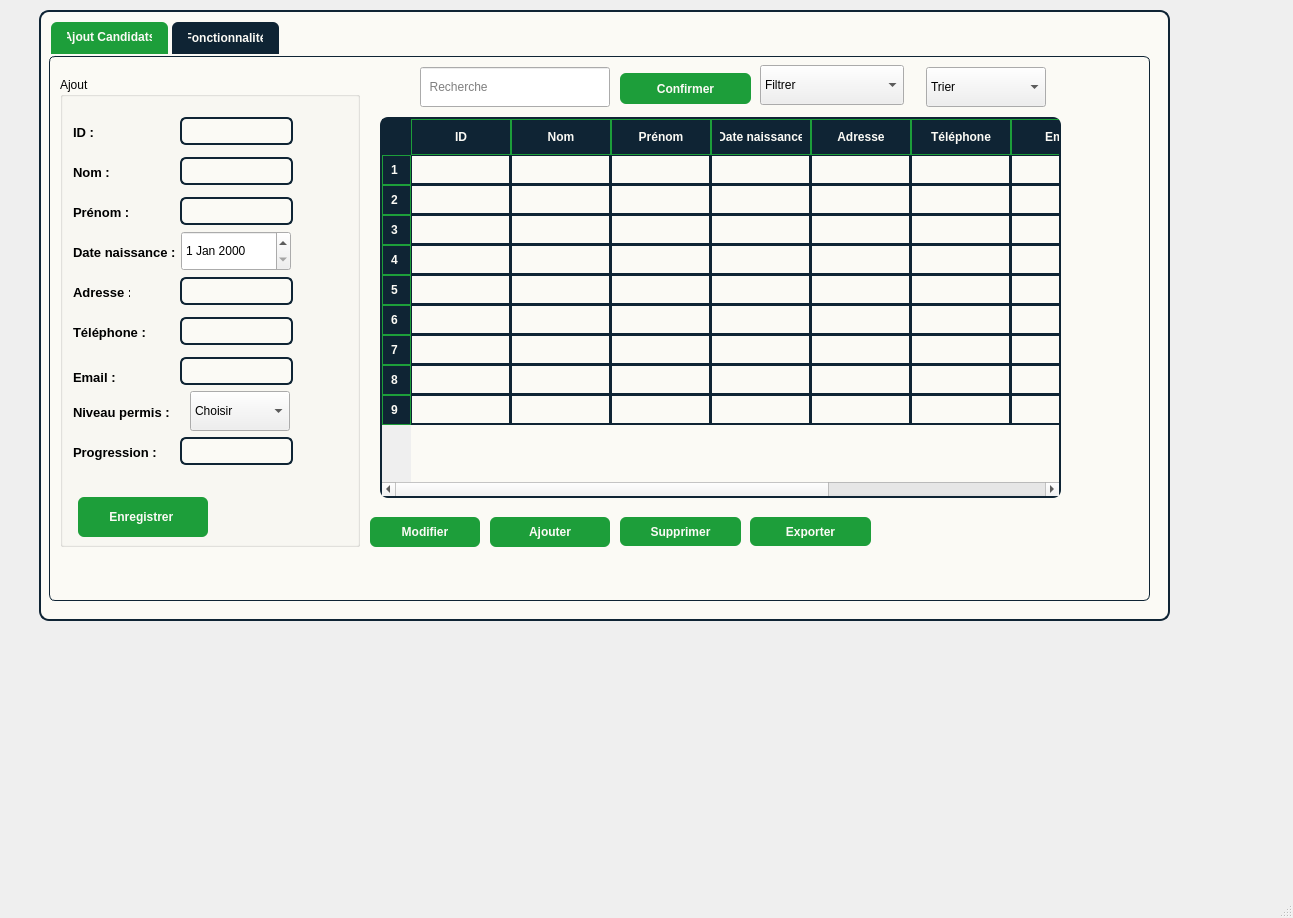
<?xml version="1.0" encoding="UTF-8"?>
<ui version="4.0">
 <class>MainWindowC</class>
 <widget class="QMainWindow" name="MainWindowC">
  <property name="geometry">
   <rect>
    <x>0</x>
    <y>0</y>
    <width>1293</width>
    <height>918</height>
   </rect>
  </property>
  <property name="windowTitle">
   <string>MainWindow</string>
  </property>
  <property name="styleSheet">
   <string notr="true"/>
  </property>
  <widget class="QWidget" name="centralwidget">
   <widget class="QGroupBox" name="frame_gest">
    <property name="geometry">
     <rect>
      <x>39</x>
      <y>10</y>
      <width>1131</width>
      <height>611</height>
     </rect>
    </property>
    <property name="styleSheet">
     <string notr="true">#frame_gest {
    border: 2px solid #0F2434;
    border-radius: 10px;
    padding: 12px;
    background-color: #FBFAF5;
    box-shadow: 2px 2px 6px rgba(0,0,0,0.25);
}
</string>
    </property>
    <property name="title">
     <string/>
    </property>
    <widget class="QTabWidget" name="tab_widget_c">
     <property name="geometry">
      <rect>
       <x>10</x>
       <y>10</y>
       <width>1101</width>
       <height>581</height>
      </rect>
     </property>
     <property name="styleSheet">
      <string notr="true">QTabWidget#tab_widget_c {
    background-color: #FBFAF5;
    border: 3px solid #0F2434;
    border-top: 5px solid #1E90FF;
    border-radius: 8px;
}

QTabWidget#tab_widget_c::pane {
    border: 1px solid #0F2434;
    background-color: #FBFAF5;
    border-radius: 6px;
}

QTabWidget#tab_widget_c QTabBar::tab {
    background-color: #0F2434;
    color: #FBFAF5;
    padding: 8px 16px;
    margin: 2px;
    border-top-left-radius: 6px;
    border-top-right-radius: 6px;
    font-weight: bold;
}

QTabWidget#tab_widget_c QTabBar::tab:selected {
    background-color: #1D9E3A;
    color: #FBFAF5;
    border-bottom: 2px solid #1D9E3A;
}

QTabWidget#tab_widget_c QTabBar::tab:hover {
    background-color: #1D9E3A;
    color: #FBFAF5;
}</string>
     </property>
     <property name="currentIndex">
      <number>0</number>
     </property>
     <widget class="QWidget" name="tab">
      <attribute name="title">
       <string>Ajout Candidats</string>
      </attribute>
      <widget class="QGroupBox" name="groupBox_2">
       <property name="geometry">
        <rect>
         <x>10</x>
         <y>20</y>
         <width>300</width>
         <height>470</height>
        </rect>
       </property>
       <property name="styleSheet">
        <string notr="true"/>
       </property>
       <property name="title">
        <string>Ajout</string>
       </property>
       <widget class="QLabel" name="label">
        <property name="geometry">
         <rect>
          <x>10</x>
          <y>40</y>
          <width>30</width>
          <height>30</height>
         </rect>
        </property>
        <property name="styleSheet">
         <string notr="true">QLabel {
    font-weight: bold;

    padding: 6px 0px;
	color: rgb(0, 0, 0);
    font-size: 13px;
}

QLabel#titleLabel {
    font-size: 18px;
    color: #3498db;
    font-weight: bold;
    padding: 10px;
    background-color: rgba(236, 240, 241, 0.1);
    border-radius: 8px;
}</string>
        </property>
        <property name="text">
         <string>ID :</string>
        </property>
       </widget>
       <widget class="QLineEdit" name="id_c">
        <property name="geometry">
         <rect>
          <x>120</x>
          <y>40</y>
          <width>113</width>
          <height>28</height>
         </rect>
        </property>
        <property name="styleSheet">
         <string notr="true">#id_c {
    border: 2px solid #0F2434;
    border-radius: 6px;
    padding: 6px 10px;
    background-color: #FBFAF5;
    selection-background-color: #1D9E3A;
    selection-color: #FBFAF5;
}

#id_c:focus {
    border: 2px solid #1D9E3A;
}</string>
        </property>
       </widget>
       <widget class="QLabel" name="label_2">
        <property name="geometry">
         <rect>
          <x>10</x>
          <y>80</y>
          <width>40</width>
          <height>30</height>
         </rect>
        </property>
        <property name="styleSheet">
         <string notr="true">QLabel {
    font-weight: bold;

    padding: 6px 0px;
	color: rgb(0, 0, 0);
    font-size: 13px;
}

QLabel#titleLabel {
    font-size: 18px;
    color: #3498db;
    font-weight: bold;
    padding: 10px;
    background-color: rgba(236, 240, 241, 0.1);
    border-radius: 8px;
}</string>
        </property>
        <property name="text">
         <string>Nom :</string>
        </property>
       </widget>
       <widget class="QLineEdit" name="nom_c">
        <property name="geometry">
         <rect>
          <x>120</x>
          <y>80</y>
          <width>113</width>
          <height>28</height>
         </rect>
        </property>
        <property name="styleSheet">
         <string notr="true">#nom_c {
    border: 2px solid #0F2434;
    border-radius: 6px;
    padding: 6px 10px;
    background-color: #FBFAF5;
    selection-background-color: #1D9E3A;
    selection-color: #FBFAF5;
}

#nom_c:focus {
    border: 2px solid #1D9E3A;
}</string>
        </property>
       </widget>
       <widget class="QLabel" name="label_3">
        <property name="geometry">
         <rect>
          <x>10</x>
          <y>120</y>
          <width>60</width>
          <height>30</height>
         </rect>
        </property>
        <property name="styleSheet">
         <string notr="true">QLabel {
    font-weight: bold;

    padding: 6px 0px;
	color: rgb(0, 0, 0);
    font-size: 13px;
}

QLabel#titleLabel {
    font-size: 18px;
    color: #3498db;
    font-weight: bold;
    padding: 10px;
    background-color: rgba(236, 240, 241, 0.1);
    border-radius: 8px;
}</string>
        </property>
        <property name="text">
         <string>Prénom :</string>
        </property>
       </widget>
       <widget class="QLabel" name="label_4">
        <property name="geometry">
         <rect>
          <x>10</x>
          <y>160</y>
          <width>110</width>
          <height>30</height>
         </rect>
        </property>
        <property name="styleSheet">
         <string notr="true">QLabel {
    font-weight: bold;

    padding: 6px 0px;
	color: rgb(0, 0, 0);
    font-size: 13px;
}

QLabel#titleLabel {
    font-size: 18px;
    color: #3498db;
    font-weight: bold;
    padding: 10px;
    background-color: rgba(236, 240, 241, 0.1);
    border-radius: 8px;
}</string>
        </property>
        <property name="text">
         <string>Date naissance :</string>
        </property>
       </widget>
       <widget class="QLabel" name="label_5">
        <property name="geometry">
         <rect>
          <x>10</x>
          <y>200</y>
          <width>60</width>
          <height>30</height>
         </rect>
        </property>
        <property name="styleSheet">
         <string notr="true">QLabel {
    font-weight: bold;

    padding: 6px 0px;
	color: rgb(0, 0, 0);
    font-size: 13px;
}

QLabel#titleLabel {
    font-size: 18px;
    color: #3498db;
    font-weight: bold;
    padding: 10px;
    background-color: rgba(236, 240, 241, 0.1);
    border-radius: 8px;
}</string>
        </property>
        <property name="text">
         <string>Adresse :</string>
        </property>
       </widget>
       <widget class="QLabel" name="label_6">
        <property name="geometry">
         <rect>
          <x>10</x>
          <y>240</y>
          <width>100</width>
          <height>30</height>
         </rect>
        </property>
        <property name="styleSheet">
         <string notr="true">QLabel {
    font-weight: bold;

    padding: 6px 0px;
	color: rgb(0, 0, 0);
    font-size: 13px;
}

QLabel#titleLabel {
    font-size: 18px;
    color: #3498db;
    font-weight: bold;
    padding: 10px;
    background-color: rgba(236, 240, 241, 0.1);
    border-radius: 8px;
}</string>
        </property>
        <property name="text">
         <string>Téléphone :</string>
        </property>
       </widget>
       <widget class="QLabel" name="label_7">
        <property name="geometry">
         <rect>
          <x>10</x>
          <y>285</y>
          <width>100</width>
          <height>30</height>
         </rect>
        </property>
        <property name="styleSheet">
         <string notr="true">QLabel {
    font-weight: bold;

    padding: 6px 0px;
	color: rgb(0, 0, 0);
    font-size: 13px;
}

QLabel#titleLabel {
    font-size: 18px;
    color: #3498db;
    font-weight: bold;
    padding: 10px;
    background-color: rgba(236, 240, 241, 0.1);
    border-radius: 8px;
}</string>
        </property>
        <property name="text">
         <string>Email :</string>
        </property>
       </widget>
       <widget class="QLabel" name="label_8">
        <property name="geometry">
         <rect>
          <x>10</x>
          <y>320</y>
          <width>110</width>
          <height>30</height>
         </rect>
        </property>
        <property name="styleSheet">
         <string notr="true">QLabel {
    font-weight: bold;

    padding: 6px 0px;
	color: rgb(0, 0, 0);
    font-size: 13px;
}

QLabel#titleLabel {
    font-size: 18px;
    color: #3498db;
    font-weight: bold;
    padding: 10px;
    background-color: rgba(236, 240, 241, 0.1);
    border-radius: 8px;
}</string>
        </property>
        <property name="text">
         <string>Niveau permis :</string>
        </property>
       </widget>
       <widget class="QLabel" name="label_9">
        <property name="geometry">
         <rect>
          <x>10</x>
          <y>360</y>
          <width>100</width>
          <height>30</height>
         </rect>
        </property>
        <property name="styleSheet">
         <string notr="true">QLabel {
    font-weight: bold;

    padding: 6px 0px;
	color: rgb(0, 0, 0);
    font-size: 13px;
}

QLabel#titleLabel {
    font-size: 18px;
    color: #3498db;
    font-weight: bold;
    padding: 10px;
    background-color: rgba(236, 240, 241, 0.1);
    border-radius: 8px;
}</string>
        </property>
        <property name="text">
         <string>Progression :</string>
        </property>
       </widget>
       <widget class="QPushButton" name="enregistrer_c">
        <property name="geometry">
         <rect>
          <x>18</x>
          <y>420</y>
          <width>130</width>
          <height>40</height>
         </rect>
        </property>
        <property name="styleSheet">
         <string notr="true">#enregistrer_c {
    background-color: #1D9E3A;
    color: #FBFAF5;
    border: none;
    border-radius: 6px;
    padding: 8px 18px;
    font-weight: bold;
}

#enregistrer_c:hover {
    background-color: #30AA2C;
}

#enregistrer_c:pressed {
    background-color: #239539;
}
</string>
        </property>
        <property name="text">
         <string>Enregistrer </string>
        </property>
        <property name="icon">
         <iconset theme="QIcon::ThemeIcon::DocumentSave"/>
        </property>
       </widget>
       <widget class="QDateEdit" name="dateN_c">
        <property name="geometry">
         <rect>
          <x>121</x>
          <y>154</y>
          <width>110</width>
          <height>40</height>
         </rect>
        </property>
        <property name="styleSheet">
         <string notr="true">#Datenaissance {
    background-color: #FFFFFF;
    color: #0F2434; /* Dark text for visibility */
    border: 1px solid #0F2434;
    border-radius: 4px;
    padding: 5px;
    selection-background-color: #1D9E3A;
    selection-color: #FFFFFF;
}

#Datenaissance::drop-down {
    subcontrol-origin: padding;
    subcontrol-position: top right;
    width: 20px;
    border-left: 1px solid #0F2434;
    background-color: #0F2434;
}

#Datenaissance::down-arrow {
    image: none;
    border-left: 4px solid transparent;
    border-right: 4px solid transparent;
    border-top: 4px solid #FFFFFF;
    width: 0px;
    height: 0px;
}

#Datenaissance:hover {
    border: 1px solid #1D9E3A;
}

#Datenaissance:focus {
    border: 2px solid #1D9E3A;
}</string>
        </property>
       </widget>
       <widget class="QComboBox" name="nvpermis_c">
        <property name="geometry">
         <rect>
          <x>130</x>
          <y>314</y>
          <width>100</width>
          <height>40</height>
         </rect>
        </property>
        <property name="styleSheet">
         <string notr="true">#Niveaupermis {
    background-color: #FFFFFF;
    color: #0F2434;
    border: 1px solid #0F2434;
    border-radius: 4px;
    padding: 5px;
    font-weight: bold;
    selection-background-color: #1D9E3A;
    selection-color: #FFFFFF;
}



#Niveaupermis::down-arrow {
    image: none;
    border-left: 5px solid transparent;
    border-right: 5px solid transparent;
    border-top: 5px solid #FFFFFF;
    width: 0px;
    height: 0px;
}

#Niveaupermis:hover {
    border: 1px solid #1D9E3A;
}

#Niveaupermis:focus {
    border: 2px solid #1D9E3A;
}

#Niveaupermis QAbstractItemView {
    background-color: #FFFFFF;
    color: #0F2434;
    border: 1px solid #0F2434;
    border-radius: 4px;
    selection-background-color: #1D9E3A;
    selection-color: #FFFFFF;
    outline: none;
}

#Niveaupermis QAbstractItemView::item {
    padding: 5px;
    border-bottom: 1px solid #F0F0F0;
}

#Niveaupermis QAbstractItemView::item:hover {
    background-color: #E8E8E8;
    color: #0F2434;
}

#Niveaupermis QAbstractItemView::item:selected {
    background-color: #1D9E3A;
    color: #FFFFFF;
}</string>
        </property>
        <item>
         <property name="text">
          <string>Choisir</string>
         </property>
        </item>
        <item>
         <property name="text">
          <string>A</string>
         </property>
        </item>
        <item>
         <property name="text">
          <string>B</string>
         </property>
        </item>
        <item>
         <property name="text">
          <string>C</string>
         </property>
        </item>
        <item>
         <property name="text">
          <string>D</string>
         </property>
        </item>
       </widget>
       <widget class="QLineEdit" name="prenom_c">
        <property name="geometry">
         <rect>
          <x>120</x>
          <y>120</y>
          <width>113</width>
          <height>28</height>
         </rect>
        </property>
        <property name="styleSheet">
         <string notr="true">#prenom_c {
    border: 2px solid #0F2434;
    border-radius: 6px;
    padding: 6px 10px;
    background-color: #FBFAF5;
    selection-background-color: #1D9E3A;
    selection-color: #FBFAF5;
}

#prenom_c:focus {
    border: 2px solid #1D9E3A;
}</string>
        </property>
       </widget>
       <widget class="QLineEdit" name="adr_c">
        <property name="geometry">
         <rect>
          <x>120</x>
          <y>200</y>
          <width>113</width>
          <height>28</height>
         </rect>
        </property>
        <property name="styleSheet">
         <string notr="true">#adr_c {
    border: 2px solid #0F2434;
    border-radius: 6px;
    padding: 6px 10px;
    background-color: #FBFAF5;
    selection-background-color: #1D9E3A;
    selection-color: #FBFAF5;
}

#adr_c:focus {
    border: 2px solid #1D9E3A;
}</string>
        </property>
       </widget>
       <widget class="QLineEdit" name="tel_c">
        <property name="geometry">
         <rect>
          <x>120</x>
          <y>240</y>
          <width>113</width>
          <height>28</height>
         </rect>
        </property>
        <property name="styleSheet">
         <string notr="true">#tel_c {
    border: 2px solid #0F2434;
    border-radius: 6px;
    padding: 6px 10px;
    background-color: #FBFAF5;
    selection-background-color: #1D9E3A;
    selection-color: #FBFAF5;
}

#tel_c:focus {
    border: 2px solid #1D9E3A;
}</string>
        </property>
       </widget>
       <widget class="QLineEdit" name="email_c">
        <property name="geometry">
         <rect>
          <x>120</x>
          <y>280</y>
          <width>113</width>
          <height>28</height>
         </rect>
        </property>
        <property name="styleSheet">
         <string notr="true">#email_c {
    border: 2px solid #0F2434;
    border-radius: 6px;
    padding: 6px 10px;
    background-color: #FBFAF5;
    selection-background-color: #1D9E3A;
    selection-color: #FBFAF5;
}

#email_c:focus {
    border: 2px solid #1D9E3A;
}</string>
        </property>
       </widget>
       <widget class="QLineEdit" name="prog_c">
        <property name="geometry">
         <rect>
          <x>120</x>
          <y>360</y>
          <width>113</width>
          <height>28</height>
         </rect>
        </property>
        <property name="styleSheet">
         <string notr="true">#prog_c {
    border: 2px solid #0F2434;
    border-radius: 6px;
    padding: 6px 10px;
    background-color: #FBFAF5;
    selection-background-color: #1D9E3A;
    selection-color: #FBFAF5;
}

#prog_c:focus {
    border: 2px solid #1D9E3A;
}</string>
        </property>
       </widget>
      </widget>
      <widget class="QLineEdit" name="taper_c">
       <property name="geometry">
        <rect>
         <x>370</x>
         <y>10</y>
         <width>190</width>
         <height>40</height>
        </rect>
       </property>
       <property name="styleSheet">
        <string notr="true">#taper {
    border: 2px solid #0F2434;
    border-radius: 6px;
    padding: 6px 10px;
    background-color: #FBFAF5;
    color: #0F2434;
    selection-background-color: #1D9E3A;
    selection-color: #FBFAF5;
}

#taper:focus {
    border: 2px solid #1D9E3A;
}
</string>
       </property>
       <property name="inputMask">
        <string/>
       </property>
       <property name="placeholderText">
        <string>  Recherche</string>
       </property>
      </widget>
      <widget class="QComboBox" name="filtrer_c">
       <property name="geometry">
        <rect>
         <x>710</x>
         <y>8</y>
         <width>144</width>
         <height>40</height>
        </rect>
       </property>
       <property name="styleSheet">
        <string notr="true">#filtrer {
    border: 2px solid #0F2434;
    border-radius: 6px;
    padding: 5px 10px;
    background-color: #FBFAF5;
	color: rgb(0, 0, 0);
}


#filtrer QAbstractItemView {
    background-color: #FBFAF5;
    selection-background-color: #1D9E3A;
	selection-color: rgb(0, 0, 0);

}

#filtrer:focus {
    border: 2px solid #1D9E3A;
}
</string>
       </property>
       <item>
        <property name="text">
         <string>Filtrer</string>
        </property>
       </item>
       <item>
        <property name="text">
         <string>ID</string>
        </property>
       </item>
      </widget>
      <widget class="QComboBox" name="trier_c">
       <property name="geometry">
        <rect>
         <x>876</x>
         <y>10</y>
         <width>120</width>
         <height>40</height>
        </rect>
       </property>
       <property name="styleSheet">
        <string notr="true">#trier {
    border: 2px solid #0F2434;
    border-radius: 6px;
    padding: 5px 10px;
    background-color: #FBFAF5;
    color: #0F2434;
}

#trier QAbstractItemView {
    background-color: #FBFAF5;
    selection-background-color: #1D9E3A;
    selection-color: #FBFAF5;
}

#trier:focus {
    border: 2px solid #1D9E3A;
}
</string>
       </property>
       <item>
        <property name="text">
         <string>Trier</string>
        </property>
       </item>
       <item>
        <property name="text">
         <string>Nom</string>
        </property>
       </item>
       <item>
        <property name="text">
         <string>Date naissance</string>
        </property>
       </item>
      </widget>
      <widget class="QTableWidget" name="tableWidget">
       <property name="geometry">
        <rect>
         <x>330</x>
         <y>60</y>
         <width>681</width>
         <height>381</height>
        </rect>
       </property>
       <property name="styleSheet">
        <string notr="true">/* Main table styling */
#tableWidget {
    background-color: #FBFAF5;
    border-radius: 8px;
    border: 2px solid #0F2434;
    gridline-color: #0F2434;
    alternate-background-color: #E8E8E8;
}

/* Table header styling - make columns visible */
#tableWidget QHeaderView::section {
    background-color: #0F2434;
    color: #FBFAF5;
    padding: 8px;
    border: 1px solid #1D9E3A;
    font-weight: bold;
    font-size: 12px;
}

/* Table items/cells styling */
#tableWidget::item {
    border: 1px solid #0F2434;
    padding: 8px;
    color: #0F2434;
}

/* Make sure text is visible in cells */
#tableWidget::item {
    color: #0F2434;
    background-color: #FBFAF5;
}

/* Alternate row coloring */
#tableWidget::item:alternate {
    background-color: #F0F0F0;
}

/* Hover effect on rows */
#tableWidget::item:hover {
    background-color: #E0E0E0;
    color: #0F2434;
}

/* Selected row styling */
#tableWidget::item:selected {
    background-color: #0F2434;
    color: #FBFAF5;
}

/* Ensure the table view itself has proper borders */
#tableWidget QTableView {
    gridline-color: #0F2434;
    border: 2px solid #0F2434;
}

/* Corner button styling */
#tableWidget QTableCornerButton::section {
    background-color: #0F2434;
    border: 1px solid #0F2434;
}</string>
       </property>
       <row/>
       <row/>
       <row/>
       <row/>
       <row/>
       <row/>
       <row/>
       <row/>
       <row/>
       <column>
        <property name="text">
         <string>ID</string>
        </property>
       </column>
       <column>
        <property name="text">
         <string>Nom</string>
        </property>
       </column>
       <column>
        <property name="text">
         <string>Prénom</string>
        </property>
       </column>
       <column>
        <property name="text">
         <string>Date naissance</string>
        </property>
       </column>
       <column>
        <property name="text">
         <string>Adresse</string>
        </property>
       </column>
       <column>
        <property name="text">
         <string>Téléphone</string>
        </property>
       </column>
       <column>
        <property name="text">
         <string>Email</string>
        </property>
       </column>
       <column>
        <property name="text">
         <string>Niveau permis</string>
        </property>
       </column>
       <column>
        <property name="text">
         <string>Progression</string>
        </property>
       </column>
      </widget>
      <widget class="QPushButton" name="modifier_c">
       <property name="geometry">
        <rect>
         <x>320</x>
         <y>460</y>
         <width>110</width>
         <height>30</height>
        </rect>
       </property>
       <property name="styleSheet">
        <string notr="true">#modifier_c {
    background-color: #1D9E3A;
    color: #FBFAF5;
    border: none;
    border-radius: 6px;
    padding: 8px 18px;
    font-weight: bold;
}

#modifier_c:hover {
    background-color: #30AA2C;
}

#modifier_c:pressed {
    background-color: #239539;
}
</string>
       </property>
       <property name="text">
        <string>Modifier</string>
       </property>
       <property name="icon">
        <iconset theme="QIcon::ThemeIcon::MailMessageNew"/>
       </property>
      </widget>
      <widget class="QPushButton" name="ajouter_c">
       <property name="geometry">
        <rect>
         <x>440</x>
         <y>460</y>
         <width>120</width>
         <height>30</height>
        </rect>
       </property>
       <property name="styleSheet">
        <string notr="true">#ajouter_c {
    background-color: #1D9E3A;
    color: #FBFAF5;
    border: none;
    border-radius: 6px;
    padding: 8px 18px;
    font-weight: bold;
}

#ajouter_c:hover {
    background-color: #30AA2C;
}

#ajouter_c:pressed {
    background-color: #239539;
}
</string>
       </property>
       <property name="text">
        <string>Ajouter</string>
       </property>
       <property name="icon">
        <iconset theme="QIcon::ThemeIcon::ListAdd"/>
       </property>
      </widget>
      <widget class="QPushButton" name="expo_tab_c">
       <property name="geometry">
        <rect>
         <x>700</x>
         <y>460</y>
         <width>121</width>
         <height>29</height>
        </rect>
       </property>
       <property name="styleSheet">
        <string notr="true">#expo_tab_c {
    background-color: #1D9E3A;
    color: #FBFAF5;
    border: none;
    border-radius: 6px;
    padding: 8px 18px;
    font-weight: bold;
}

#expo_tab_c:hover {
    background-color: #30AA2C;
}

#expo_tab_c:pressed {
    background-color: #239539;
}
</string>
       </property>
       <property name="text">
        <string>Exporter</string>
       </property>
       <property name="icon">
        <iconset theme="QIcon::ThemeIcon::DocumentSend"/>
       </property>
      </widget>
      <widget class="QPushButton" name="conf_rech_c">
       <property name="geometry">
        <rect>
         <x>570</x>
         <y>16</y>
         <width>131</width>
         <height>31</height>
        </rect>
       </property>
       <property name="styleSheet">
        <string notr="true">#conf_rech_c {
    background-color: #1D9E3A;
    color: #FBFAF5;
    border: none;
    border-radius: 6px;
    padding: 8px 18px;
    font-weight: bold;
}

#conf_rech_c:hover {
    background-color: #30AA2C;
}

#conf_rech_c:pressed {
    background-color: #239539;
}
</string>
       </property>
       <property name="text">
        <string>Confirmer</string>
       </property>
       <property name="icon">
        <iconset theme="QIcon::ThemeIcon::EditFind"/>
       </property>
      </widget>
      <widget class="QPushButton" name="supp_c">
       <property name="geometry">
        <rect>
         <x>570</x>
         <y>460</y>
         <width>121</width>
         <height>29</height>
        </rect>
       </property>
       <property name="styleSheet">
        <string notr="true">#supp_c {
    background-color: #1D9E3A;
    color: #FBFAF5;
    border: none;
    border-radius: 6px;
    padding: 8px 18px;
    font-weight: bold;
}

#supp_c:hover {
    background-color: #30AA2C;
}

#supp_c:pressed {
    background-color: #239539;
}
</string>
       </property>
       <property name="text">
        <string>Supprimer</string>
       </property>
       <property name="icon">
        <iconset theme="QIcon::ThemeIcon::EditDelete"/>
       </property>
      </widget>
     </widget>
     <widget class="QWidget" name="tab_2">
      <attribute name="title">
       <string>Fonctionnalité</string>
      </attribute>
      <widget class="QTabWidget" name="tab_widget2_c">
       <property name="geometry">
        <rect>
         <x>10</x>
         <y>10</y>
         <width>990</width>
         <height>480</height>
        </rect>
       </property>
       <property name="styleSheet">
        <string notr="true">#tab_widget2_c {
    background-color: #FBFAF5;
    border: 2px solid #0F2434;
    border-radius: 8px;
}

#tab_widget2_c::pane {
    border: 2px solid #0F2434;
    border-radius: 8px;
    padding: 5px;
    background-color: #FBFAF5;
}

#tab_widget2_c QTabBar::tab {
    background-color: #0F2434;
    color: #FBFAF5;
    padding: 8px 20px;
    border-top-left-radius: 6px;
    border-top-right-radius: 6px;
    margin-right: 2px;
}

#tab_widget2_c QTabBar::tab:selected {
    background-color: #1D9E3A;
    color: #FBFAF5;
}

#tab_widget2_c QTabBar::tab:hover {
    background-color: #30AA2C;
    color: #FBFAF5;
}
</string>
       </property>
       <property name="currentIndex">
        <number>0</number>
       </property>
       <widget class="QWidget" name="tab_3">
        <attribute name="title">
         <string>Statistiques</string>
        </attribute>
        <widget class="QComboBox" name="selon_stat_c">
         <property name="geometry">
          <rect>
           <x>850</x>
           <y>20</y>
           <width>100</width>
           <height>40</height>
          </rect>
         </property>
         <property name="styleSheet">
          <string notr="true"/>
         </property>
         <item>
          <property name="text">
           <string>Selon</string>
          </property>
         </item>
         <item>
          <property name="text">
           <string>Age</string>
          </property>
         </item>
         <item>
          <property name="text">
           <string>Nivaeu permis</string>
          </property>
         </item>
        </widget>
       </widget>
       <widget class="QWidget" name="tab_4">
        <attribute name="title">
         <string>IA</string>
        </attribute>
        <widget class="QLabel" name="label_11">
         <property name="geometry">
          <rect>
           <x>290</x>
           <y>30</y>
           <width>130</width>
           <height>30</height>
          </rect>
         </property>
         <property name="styleSheet">
          <string notr="true">QLabel {
    font-weight: bold;

    padding: 6px 0px;
	color: rgb(0, 0, 0);
    font-size: 13px;
}

QLabel#titleLabel {
    font-size: 18px;
    color: #3498db;
    font-weight: bold;
    padding: 10px;
    background-color: rgba(236, 240, 241, 0.1);
    border-radius: 8px;
}</string>
         </property>
         <property name="text">
          <string>Nom de candidat :</string>
         </property>
        </widget>
        <widget class="QLabel" name="label_12">
         <property name="geometry">
          <rect>
           <x>40</x>
           <y>30</y>
           <width>130</width>
           <height>30</height>
          </rect>
         </property>
         <property name="styleSheet">
          <string notr="true">QLabel {
    font-weight: bold;

    padding: 6px 0px;
	color: rgb(0, 0, 0);
    font-size: 13px;
}

QLabel#titleLabel {
    font-size: 18px;
    color: #3498db;
    font-weight: bold;
    padding: 10px;
    background-color: rgba(236, 240, 241, 0.1);
    border-radius: 8px;
}</string>
         </property>
         <property name="text">
          <string>Son progression :</string>
         </property>
        </widget>
        <widget class="QLineEdit" name="ia_nomcandidat">
         <property name="geometry">
          <rect>
           <x>420</x>
           <y>30</y>
           <width>113</width>
           <height>28</height>
          </rect>
         </property>
         <property name="styleSheet">
          <string notr="true"/>
         </property>
        </widget>
        <widget class="QLineEdit" name="ia_sonprogression">
         <property name="geometry">
          <rect>
           <x>160</x>
           <y>30</y>
           <width>113</width>
           <height>28</height>
          </rect>
         </property>
         <property name="styleSheet">
          <string notr="true"/>
         </property>
        </widget>
        <widget class="QLabel" name="label_13">
         <property name="geometry">
          <rect>
           <x>40</x>
           <y>100</y>
           <width>130</width>
           <height>30</height>
          </rect>
         </property>
         <property name="styleSheet">
          <string notr="true">QLabel {
    font-weight: bold;

    padding: 6px 0px;
	color: rgb(0, 0, 0);
    font-size: 13px;
}

QLabel#titleLabel {
    font-size: 18px;
    color: #3498db;
    font-weight: bold;
    padding: 10px;
    background-color: rgba(236, 240, 241, 0.1);
    border-radius: 8px;
}</string>
         </property>
         <property name="text">
          <string>Les proposition :</string>
         </property>
        </widget>
        <widget class="QLineEdit" name="ia_proposition">
         <property name="geometry">
          <rect>
           <x>40</x>
           <y>140</y>
           <width>840</width>
           <height>270</height>
          </rect>
         </property>
         <property name="styleSheet">
          <string notr="true"/>
         </property>
         <property name="readOnly">
          <bool>true</bool>
         </property>
        </widget>
       </widget>
      </widget>
     </widget>
    </widget>
   </widget>
  </widget>
  <widget class="QStatusBar" name="statusbar"/>
 </widget>
 <resources/>
 <connections/>
</ui>
